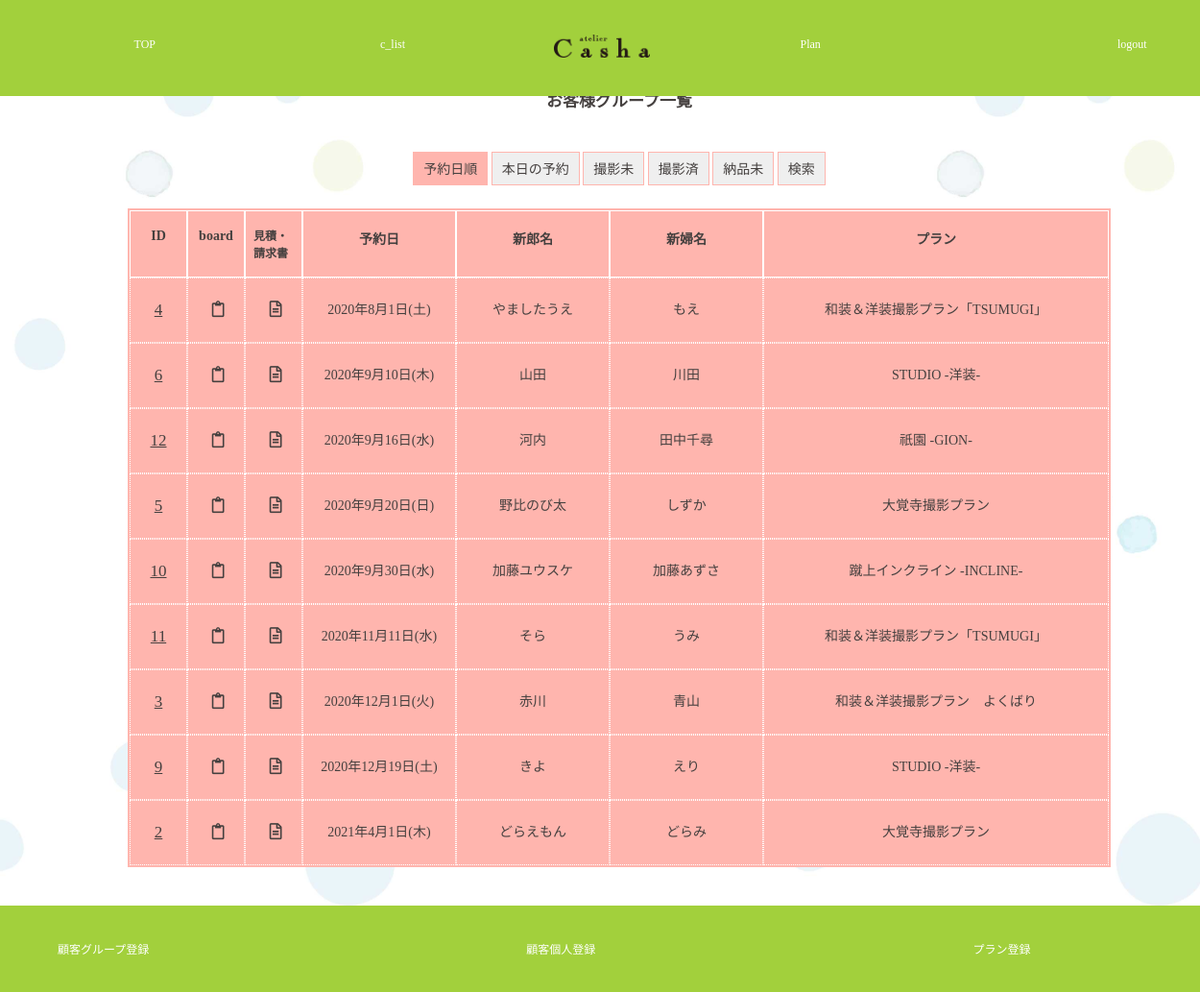
Page /staff/c_group_list.php (signed in) on the earlier database version.
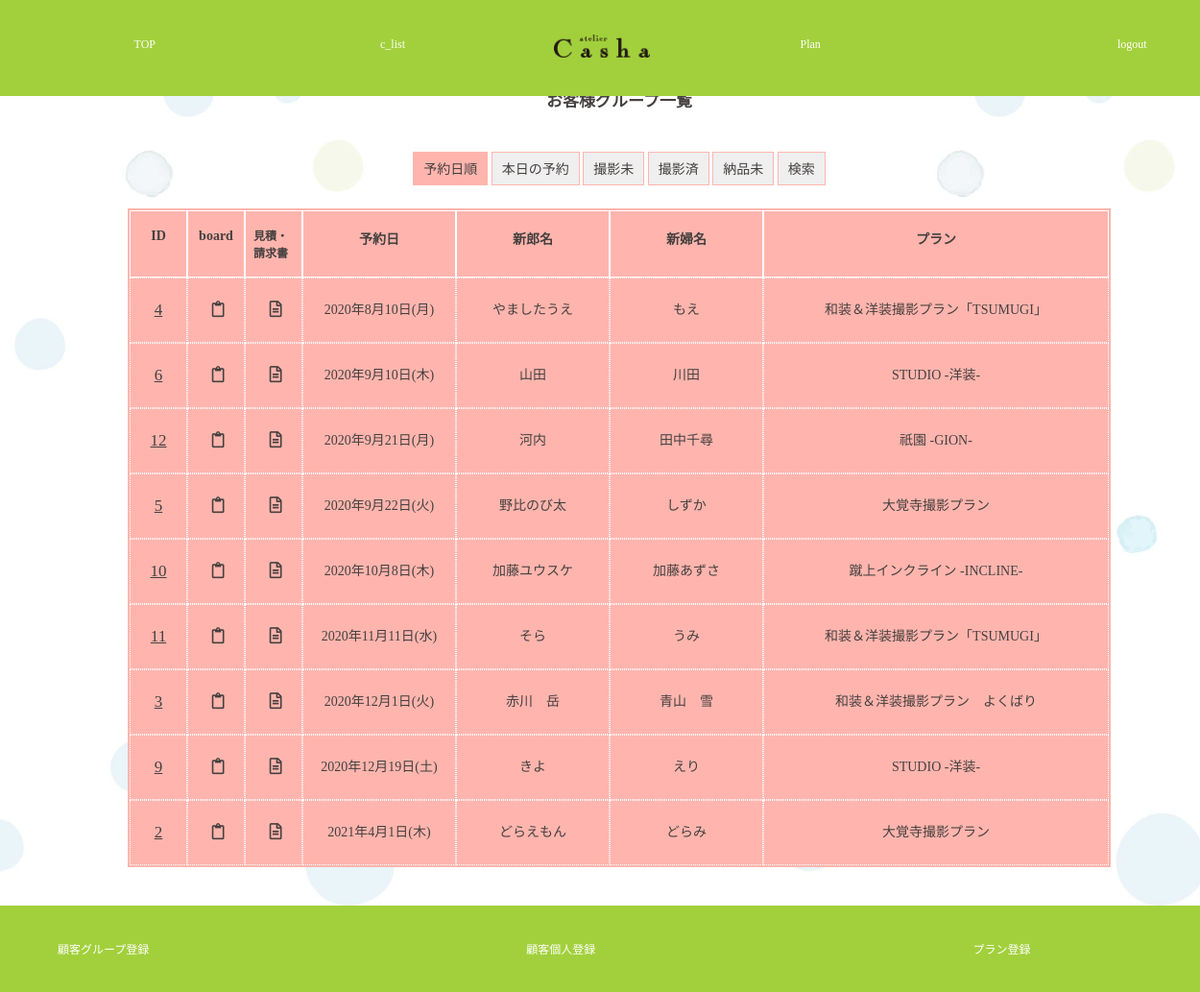
Same page on the later database version.
### tables this page shows
CREATE TABLE `customers` (
  `c_id` varchar(32) NOT NULL,
  `c_group_id` int(11) NOT NULL,
  `c_name` varchar(32) NOT NULL,
  `c_pass` varchar(64) NOT NULL,
  `c_mail` varchar(64) NOT NULL,
  `c_tell` varchar(11) NOT NULL,
  `c_zip` char(7) NOT NULL,
  `c_address` varchar(64) NOT NULL,
  `c_gender` tinyint(1) NOT NULL,
  `c_myphoto` tinyint(1) NOT NULL DEFAULT 0
);

CREATE TABLE `c_groups` (
  `c_group_id` int(11) NOT NULL,
  `p_id` int(11) NOT NULL,
  `reserve_day` date NOT NULL,
  `reserve_time` time NOT NULL,
  `estimate` tinyint(1) NOT NULL,
  `invoce` tinyint(1) NOT NULL,
  `payment` tinyint(1) NOT NULL,
  `d_product` tinyint(1) NOT NULL,
  `new_zip` char(7) NOT NULL,
  `new_address` varchar(64) NOT NULL,
  `before2days` tinyint(1) NOT NULL DEFAULT 0,
  `make_reh` tinyint(1) NOT NULL DEFAULT 0,
  `cos_fixed` tinyint(1) NOT NULL DEFAULT 0,
  `cos_fitting` tinyint(1) NOT NULL DEFAULT 0,
  `place_fixed` tinyint(1) NOT NULL DEFAULT 0,
  `s_id` varchar(32) NOT NULL,
  `limit_over` tinyint(1) NOT NULL
);

CREATE TABLE `plans` (
  `p_id` int(11) NOT NULL,
  `p_name` varchar(32) NOT NULL,
  `p_wear` varchar(32) NOT NULL
);

### class/meeting.class.php (called while the page is built, shortened)
<?php
class Meeting{
	public $pdo;
	public function __construct(){
		$host  = "localhost";
		$dbname= "meeting_app";
		$dbuser= "root";
		$dbpass= "";
		$dsn = "mysql:host={$host};dbname={$dbname};charset=utf8";
		$this->pdo = new PDO($dsn,$dbuser,$dbpass);
	}
	public function getGroomBrideGrouopAllDate() {
		$sql  ="SELECT groom.c_name AS g_name,bride.c_name AS b_name, ";
		$sql .="reserve_day,p_name,c_groups.c_group_id AS group_id,d_product,payment,limit_over ";
		$sql .="FROM customers AS groom,customers AS bride,c_groups,plans ";
		$sql .="WHERE c_groups.c_group_id=groom.c_group_id ";
		$sql .="AND c_groups.c_group_id=bride.c_group_id ";
		$sql .="AND c_groups.p_id=plans.p_id ";
		$sql .="AND groom.c_gender=0 AND bride.c_gender=1 ";
		$sql .="ORDER BY reserve_day";
		$row = $this->pdo->query($sql);
		return $row;
	}
}
?>

### staff/c_group_list.php (the view, shortened to what this page needs)
<?php
function h($str) {
	return htmlspecialchars($str,ENT_QUOTES);
}
require_once("../class/meeting.class.php");
$obj =new Meeting();
$rows =$obj->getGroomBrideGrouopAllDate();
?>
<?php require_once("header_for_staff.php"); ?>
		<main>
			<h1>お客様グループ一覧</h1>
			<section>
				<p><button class="sort_day_btn all_day activ_page_btn"><a href="">予約日順</a></button>
				<button class="sort_day_btn today"><a href="c_group_list_today.php">本日の予約</a></button>
				<button class="sort_day_btn feature_day"><a href="c_group_list_f.php">撮影未</a></button>
				<button class="sort_day_btn past_day"><a href="c_group_list_p.php">撮影済</a></button>
				<button class="sort_day_btn no_d"><a href="c_group_list_nd.php">納品未</a></button>
				<button class="sort_day_btn no_d"><a href="c_group_list_serch.php">検索</a></button>
				</p>
				<div id="mainView">
					<table class="list">
					<tr class="c_group_list_head">
						<th class="list_id_num"><p>ID</p></th><th class="list_id_num"><p>board</p></th><th class="list_id_num"><p class="font_mini">見積・請求書</p></th>
						<th class="list_r_day"><p>予約日</p></th><th class="list_c_name"><p>新郎名</p></th><th class="list_c_name"><p>新婦名</p></th><th class="list_p_name"><p>プラン</p></th>
					</tr>
					<?php while($row=$rows->fetch(PDO::FETCH_ASSOC)): ?>
					<tr>
						<td class="list_id_num c_group_list_head"><p><a href="c_group_each.php?group_id=<?php echo $row["group_id"];?>" ><?php echo $row["group_id"];?></a></p></td>
						<td class="list_id_num"><p><a href="../customer/c_board.php?group_id=<?php echo $row["group_id"];?>"><i class="far fa-clipboard"></i></a></p></td>
						<td class="list_id_num"><p><a href="../customer/c_paymentdata.php?group_id=<?php echo $row["group_id"];?>"><i class="far fa-file-alt"></i></a></p></td>
						<td class="list_r_day"><p><?php
							$reserve_day = $row["reserve_day"];
							$week = ["日","月","火","水","木","金","土"];
							$hi = date('w', strtotime($reserve_day));
							$youbi = $week[$hi];
							$rd =  date('Y年n月j日', strtotime($reserve_day))."(".$youbi.")";
							echo h($rd);
						?></p></td>
						<td class="list_c_name"><p><?php echo h($row["g_name"]); ?></p></td>
						<td class="list_c_name"><p><?php echo h($row["b_name"]); ?></p></td>
						<td class="list_p_name"><p><?php echo h($row["p_name"]); ?></p></td>
					</tr>
					<?php endwhile; ?>
					</table>
				</div>
			</section>
		</main>
<?php require_once("footer_for_staffpage.php"); ?>

Differences in the rows shown:
changed customers "やましたうえ": c_group.reserve_day "2020年8月1日(土)" → "2020年8月10日(月)"
changed customers "河内": c_group.reserve_day "2020年9月16日(水)" → "2020年9月21日(月)"
changed customers "野比のび太": c_group.reserve_day "2020年9月20日(日)" → "2020年9月22日(火)"
changed customers "加藤ユウスケ": c_group.reserve_day "2020年9月30日(水)" → "2020年10月8日(木)"
changed customers "和装＆洋装撮影プラン よくばり": c_name "赤川" → "赤川 岳"; customers.c_name "青山" → "青山 雪"
